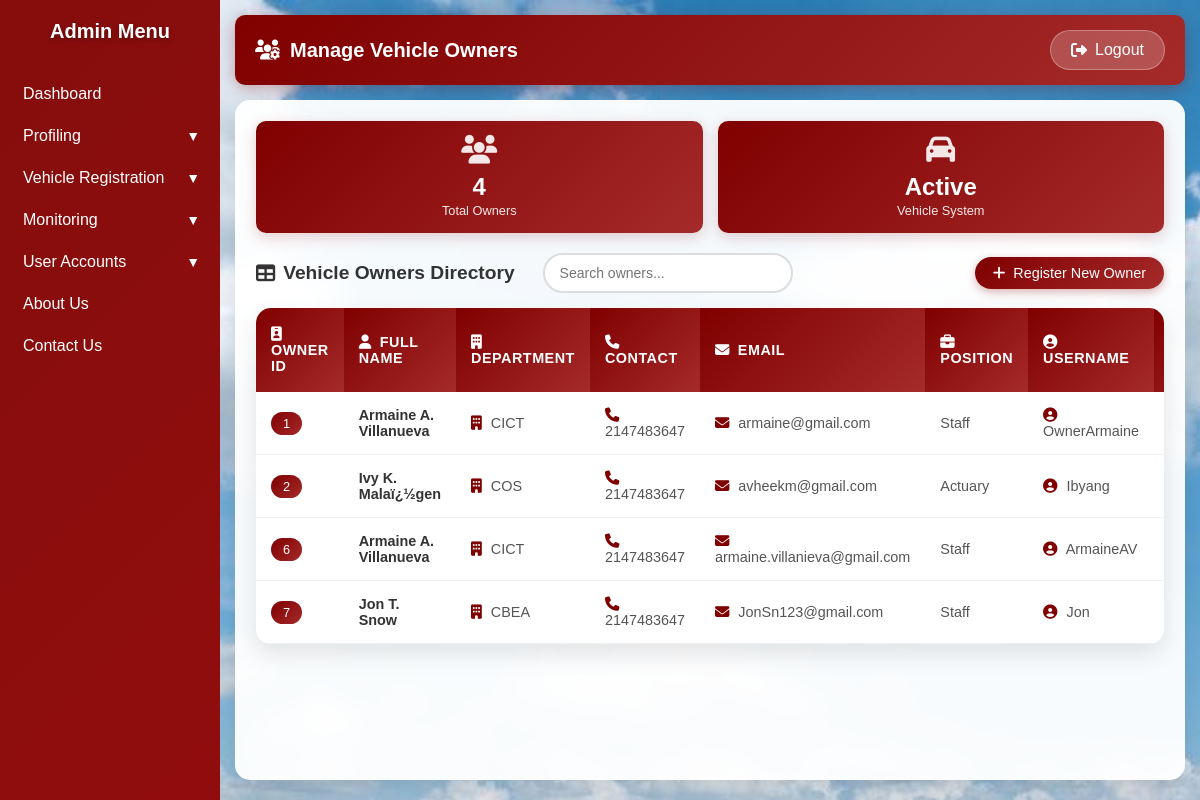
Screenshot of /manage_vehicleowner.php with the database file from the repository.
### tables this page shows
CREATE TABLE `vehicle_owner` (
  `OwnerID` int(255) NOT NULL,
  `LastName` varchar(50) NOT NULL,
  `FirstName` varchar(50) NOT NULL,
  `MiddleName` varchar(50) NOT NULL,
  `Department` varchar(60) NOT NULL,
  `ContactNumber` int(11) NOT NULL,
  `Email` varchar(30) NOT NULL,
  `Position` varchar(30) NOT NULL,
  `Username` varchar(30) NOT NULL,
  `Password` varchar(30) NOT NULL,
  `image_path` varchar(255) DEFAULT NULL
);

### manage_vehicleowner.php (the view, shortened to what this page needs)
<?php
$conn = openCon();
$vehicleOwnerQuery = "SELECT OwnerID, LastName, FirstName, MiddleName, Department, ContactNumber, Email, Position, Username, Password FROM vehicle_owner";
$vehicleOwnerResult = $conn->query($vehicleOwnerQuery);
?>
<!DOCTYPE html>
<html lang="en">
<head>
  <link href="https://cdnjs.cloudflare.com/ajax/libs/font-awesome/6.4.0/css/all.min.css" rel="stylesheet">
</head>
<body>
<?php include 'sidebar.php'; ?>
<div class="main">
  <div class="header">
    <h1>
      <i class="fas fa-users-cog"></i>
      Manage Vehicle Owners
    </h1>
    <a href="index.php" class="logout-btn">
      <i class="fas fa-sign-out-alt"></i>
      Logout
    </a>
  </div>
  <div class="content-card">
    <div class="stats-container">
      <div class="stat-card">
        <i class="fas fa-users"></i>
        <h3><?= $vehicleOwnerResult->num_rows ?></h3>
        <p>Total Owners</p>
      </div>
      <div class="stat-card">
        <i class="fas fa-car"></i>
        <h3>Active</h3>
        <p>Vehicle System</p>
      </div>
    </div>
    <div class="table-header">
      <div class="table-title">
        <i class="fas fa-table"></i>
        Vehicle Owners Directory
      </div>
      <a href="addvehicleowner.php" class="add-btn">
        <i class="fas fa-plus"></i>
        Register New Owner
      </a>
    </div>
    <div class="table-container">
      <table>
        <thead>
          <tr>
            <th><i class="fas fa-id-badge"></i>Owner ID</th>
            <th><i class="fas fa-user"></i>Full Name</th>
            <th><i class="fas fa-building"></i>Department</th>
            <th><i class="fas fa-phone"></i>Contact</th>
            <th><i class="fas fa-envelope"></i>Email</th>
            <th><i class="fas fa-briefcase"></i>Position</th>
            <th><i class="fas fa-user-circle"></i>Username</th>
            <th><i class="fas fa-lock"></i>Password</th>
          </tr>
        </thead>
        <tbody>
          <?php if ($vehicleOwnerResult->num_rows > 0): ?>
            <?php while($owner = $vehicleOwnerResult->fetch_assoc()): ?>
              <?php
                $middleInitial = !empty($owner['MiddleName']) ? strtoupper(substr($owner['MiddleName'], 0, 1)) . '.' : '';
                $fullName = trim($owner['FirstName'] . ' ' . $middleInitial . ' ' . $owner['LastName']);
              ?>
              <tr>
                <td><span class="badge"><?= htmlspecialchars($owner['OwnerID']) ?></span></td>
                <td class="full-name"><?= htmlspecialchars($fullName) ?></td>
                <td>
                  <i class="fas fa-building" style="color: #800000; margin-right: 5px;"></i>
                  <?= htmlspecialchars($owner['Department']) ?>
                </td>
                <td>
                  <i class="fas fa-phone" style="color: #800000; margin-right: 5px;"></i>
                  <?= htmlspecialchars($owner['ContactNumber']) ?>
                </td>
                <td>
                  <i class="fas fa-envelope" style="color: #800000; margin-right: 5px;"></i>
                  <?= htmlspecialchars($owner['Email']) ?>
                </td>
                <td><?= htmlspecialchars($owner['Position']) ?></td>
                <td>
                  <i class="fas fa-user-circle" style="color: #800000; margin-right: 5px;"></i>
                  <?= htmlspecialchars($owner['Username']) ?>
                </td>
                <td class="password-cell">
                </td>
              </tr>
            <?php endwhile; ?>
          <?php endif; ?>
        </tbody>
      </table>
    </div>
  </div>
</div>
</body>
</html>

### manage_vehicleowner.php (style rules this page uses)
* { margin: 0; padding: 0; box-sizing: border-box; }
body { font-family: 'Poppins', sans-serif; display: flex; background-color: #f5f5f5; }
.main { margin-left: 220px; padding: 15px; flex-grow: 1; background: url("Assets/langit.jpg") no-repeat center center fixed; background-size: cover; height: 100vh; overflow-y: auto; position: relative; }
.main::before { content: ''; position: absolute; top: 0; left: 0; right: 0; bottom: 0; background: rgba(255, 255, 255, 0.05); backdrop-filter: blur(1px); z-index: -1; }
.header { background: linear-gradient(135deg, #800000, #a52a2a); color: white; padding: 15px 20px; border-radius: 10px; margin-bottom: 15px; box-shadow: 0 4px 15px rgba(128, 0, 0, 0.3); display: flex; justify-content: space-between; align-items: center; }
.header h1 { font-size: 20px; font-weight: 600; display: flex; align-items: center; gap: 10px; }
.logout-btn { background: rgba(255, 255, 255, 0.2); color: white; padding: 10px 20px; border-radius: 25px; text-decoration: none; font-weight: 500; transition: all 0.3s ease; display: flex; align-items: center; gap: 8px; border: 1px solid rgba(255, 255, 255, 0.3); }
.content-card { background: rgba(255, 255, 255, 0.95); border-radius: 15px; padding: 20px; box-shadow: 0 8px 20px rgba(0, 0, 0, 0.1); backdrop-filter: blur(10px); border: 1px solid rgba(255, 255, 255, 0.2); height: calc(100vh - 120px); overflow-y: auto; }
.stats-container { display: flex; gap: 15px; margin-bottom: 20px; }
.stat-card { background: linear-gradient(135deg, #800000, #a52a2a); color: white; padding: 15px; border-radius: 10px; flex: 1; text-align: center; box-shadow: 0 4px 15px rgba(128, 0, 0, 0.2); }
.stat-card i { font-size: 1.8rem; margin-bottom: 8px; opacity: 0.9; }
.stat-card h3 { font-size: 1.5rem; font-weight: 700; margin-bottom: 2px; }
.stat-card p { font-size: 0.8rem; opacity: 0.9; }
.table-header { display: flex; justify-content: space-between; align-items: center; margin-bottom: 15px; }
.table-title { font-size: 1.2rem; font-weight: 600; color: #333; display: flex; align-items: center; gap: 8px; }
.add-btn { background: linear-gradient(135deg, #800000, #a52a2a); color: white; padding: 8px 18px; border-radius: 20px; text-decoration: none; font-weight: 500; transition: all 0.3s ease; display: flex; align-items: center; gap: 8px; box-shadow: 0 3px 10px rgba(128, 0, 0, 0.3); font-size: 0.9rem; }
.table-container { overflow-x: auto; border-radius: 15px; box-shadow: 0 10px 25px rgba(0, 0, 0, 0.1); }
table { width: 100%; border-collapse: collapse; background: white; min-width: 1000px; }
table th { background: linear-gradient(135deg, #800000, #a52a2a); color: white; padding: 18px 15px; text-align: left; font-weight: 600; font-size: 0.9rem; text-transform: uppercase; letter-spacing: 0.5px; position: sticky; top: 0; z-index: 10; }
table th i { margin-right: 8px; }
table td { padding: 15px; text-align: left; border-bottom: 1px solid #f0f0f0; font-size: 0.9rem; color: #555; }
table tr { transition: all 0.3s ease; }
.password-cell { position: relative; }
.badge { background: linear-gradient(135deg, #800000, #a52a2a); color: white; padding: 4px 12px; border-radius: 15px; font-size: 0.8rem; font-weight: 500; }
.full-name { font-weight: 600; color: #333; }

### sidebar.php (style rules this page uses)
body { margin: 0; font-family: sans-serif; }

### rows the page displays
vehicle_owner: OwnerID "1", fullName "Armaine A. Villanueva", Department "CICT", ContactNumber "2147483647", Email "armaine@gmail.com", Position "Staff", Username "OwnerArmaine"
vehicle_owner: OwnerID "2", fullName "Ivy K. Malaï¿½gen", Department "COS", ContactNumber "2147483647", Email "avheekm@gmail.com", Position "Actuary", Username "Ibyang"
vehicle_owner: OwnerID "6", fullName "Armaine A. Villanueva", Department "CICT", ContactNumber "2147483647", Email "armaine.villanieva@gmail.com", Position "Staff", Username "ArmaineAV"
vehicle_owner: OwnerID "7", fullName "Jon T. Snow", Department "CBEA", ContactNumber "2147483647", Email "JonSn123@gmail.com", Position "Staff", Username "Jon"

### other values shown
$vehicleOwnerResult->num_rows "4"
